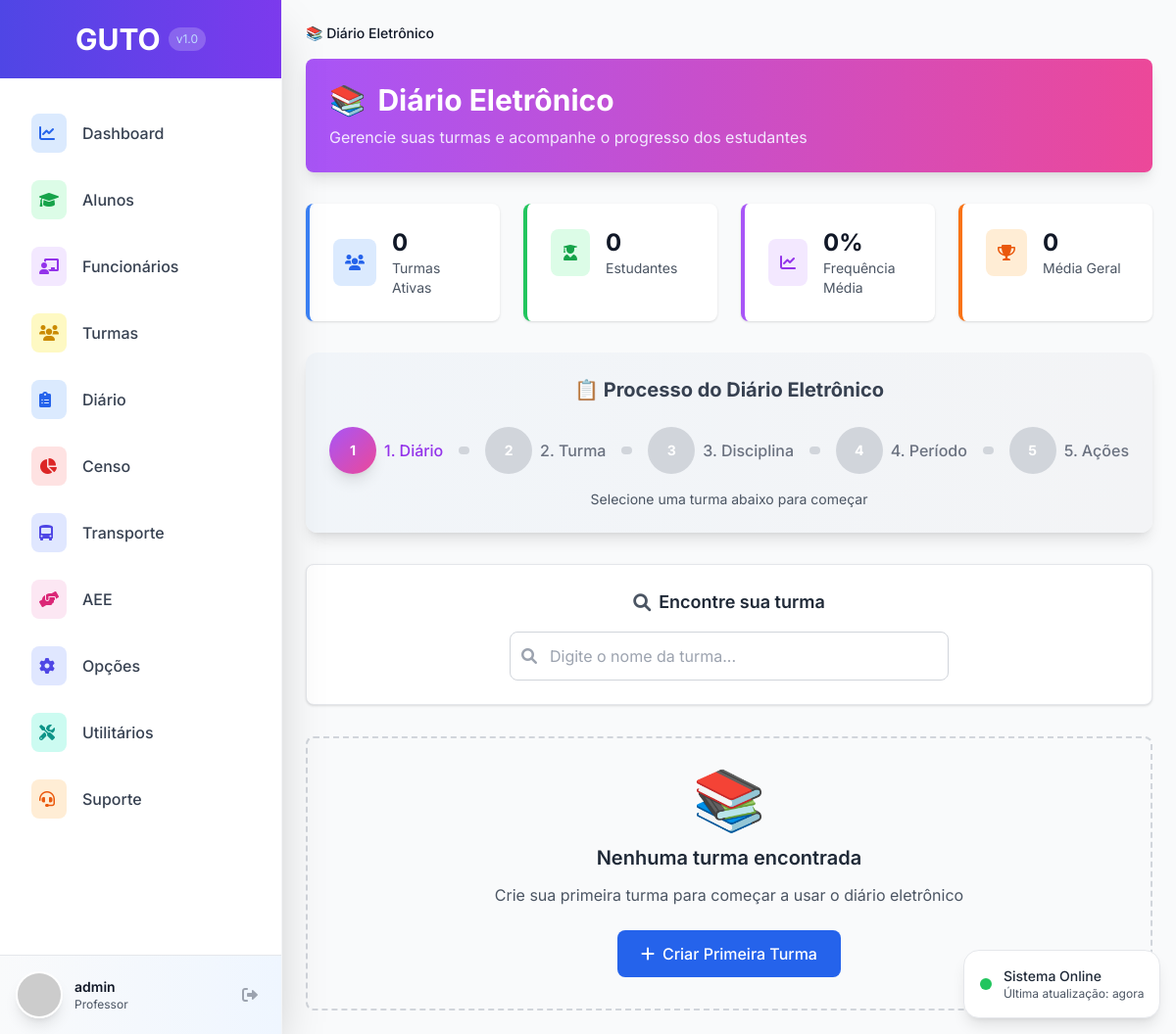
Page /turmas/diario/home/ (signed in) on the earlier database version.
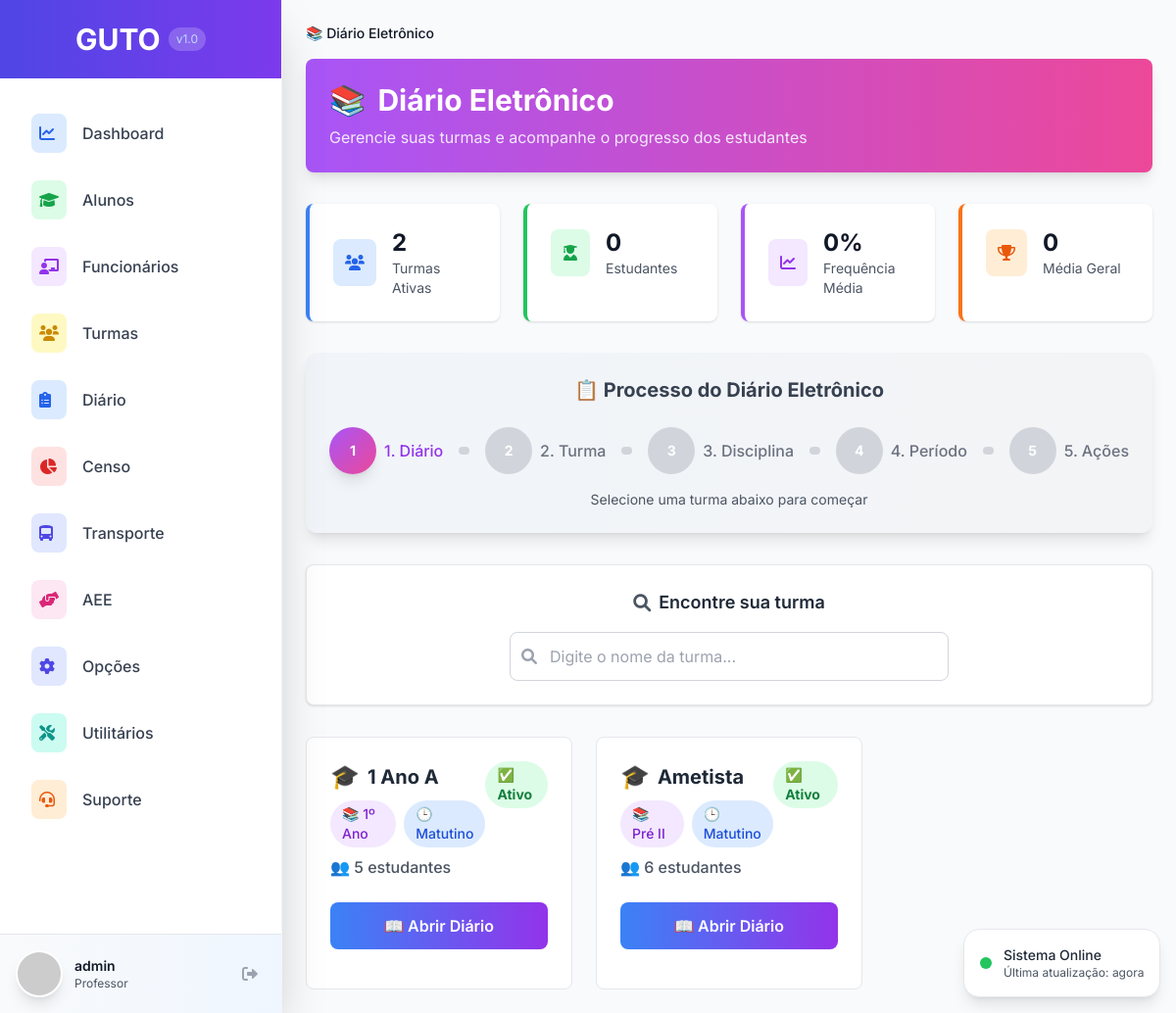
Same page on the later database version.
### turma/models.py (models this page shows, shortened)
class Turma(models.Model):
    TIPO_ENSINO_CHOICES = [
        ('EDUCACAO_INFANTIL', 'Educação Infantil'),
        ('ENSINO_FUNDAMENTAL_I', 'Ensino Fundamental I'),
        ('ENSINO_FUNDAMENTAL_II', 'Ensino Fundamental II'),
        ('ENSINO_MEDIO', 'Ensino Médio'),
    ]
    ANO_SERIE_CHOICES = [
        ('BERÇARIO', 'Berçário'),
        ('MATERNAL_I', 'Maternal I'),
        ('MATERNAL_II', 'Maternal II'),
        ('PRE_I', 'Pré I'),
        ('PRE_II', 'Pré II'),
        ('1_ANO', '1º Ano'),
        ('2_ANO', '2º Ano'),
        ('3_ANO', '3º Ano'),
        ('4_ANO', '4º Ano'),
        ('5_ANO', '5º Ano'),
        ('6_ANO', '6º Ano'),
        ('7_ANO', '7º Ano'),
        ('8_ANO', '8º Ano'),
        ('9_ANO', '9º Ano'),
        ('1_ANO_EM', '1º Ano'),
        ('2_ANO_EM', '2º Ano'),
        ('3_ANO_EM', '3º Ano'),
    ]
    TURNO_CHOICES = [
        ('MATUTINO', 'Matutino'),
        ('VESPERTINO', 'Vespertino'),
        ('NOTURNO', 'Noturno'),
        ('INTEGRAL', 'Integral'),
    ]
    nome = models.CharField(max_length=255, verbose_name="Nome da Turma")
    periodo_letivo = models.CharField(max_length=4, default=str(date.today().year), verbose_name="Período Letivo")
    tipo_ensino = models.CharField(max_length=50, choices=TIPO_ENSINO_CHOICES, verbose_name="Tipo de Ensino")
    ano_serie = models.CharField(max_length=50, choices=ANO_SERIE_CHOICES, verbose_name="Ano/Série")
    turno = models.CharField(max_length=20, choices=TURNO_CHOICES, verbose_name="Turno")
    diario_fechado = models.BooleanField(default=False, verbose_name="Diário Fechado")
    vagas_total = models.IntegerField(default=30, verbose_name="Total de Vagas")
    data_criacao = models.DateTimeField(auto_now_add=True, verbose_name="Data de Criação", null=True, blank=True)
    usuario_criacao = models.ForeignKey(User, on_delete=models.PROTECT, verbose_name="Criado por", null=True, blank=True)
    class Meta:
        verbose_name = "Turma"
        verbose_name_plural = "Turmas"
        unique_together = ['nome', 'periodo_letivo']
        ordering = ['periodo_letivo', 'ano_serie', 'nome']
    def get_total_alunos(self):
        return self.enturmacoes.filter(ativo=True).count()

### turma/views.py (the view)
# urls.py: path('', views.diario_home, name='home'),
@login_required
def diario_home(request):
    turmas = Turma.objects.all().order_by('nome')
    context = {
        'turmas': turmas,
        'page_title': 'Diário Eletrônico'
    }
    return render(request, 'diario/diario_home.html', context)

### templates/diario/diario_home.html (shortened to what the changed rows need)
{% extends 'base.html' %}
{% block content %}
<div class="max-w-7xl mx-auto">
    <div class="mb-8">
        <div class="bg-gradient-to-r from-purple-500 to-pink-500 rounded-lg p-6 text-white shadow-lg">
            <div class="flex items-center justify-between">
                <div>
                    <h1 class="text-3xl font-bold flex items-center">
                        <span class="text-3xl mr-3">📚</span>
                        Diário Eletrônico
                    </h1>
                </div>
            </div>
        </div>
    </div>
    <div class="grid grid-cols-1 md:grid-cols-4 gap-6 mb-8">
        <div class="bg-white border-l-4 border-blue-500 rounded-lg shadow p-6">
            <div class="flex items-center">
                <div>
                    <div class="text-2xl font-bold text-gray-900">{{ turmas|length }}</div>
                    <div class="text-sm text-gray-600">Turmas Ativas</div>
                </div>
            </div>
        </div>
    </div>
    <div class="mb-8">
        <div class="bg-gradient-to-r from-slate-100 to-gray-100 rounded-xl p-6 shadow-lg">
            <h2 class="text-xl font-bold text-center text-gray-700 mb-6">
                📋 Processo do Diário Eletrônico
            </h2>
        </div>
    </div>
    <div class="grid grid-cols-1 md:grid-cols-2 lg:grid-cols-3 gap-6">
        {% for turma in turmas %}
        <div class="bg-white border border-gray-200 rounded-lg p-6 hover:shadow-lg hover:-translate-y-1 transition-all duration-200 diary-card">
            <div class="flex items-start justify-between mb-6">
                <div>
                    <h3 class="text-xl font-bold text-gray-800 mb-2 flex items-center">
                        <span class="text-2xl mr-2">🎓</span>
                        {{ turma.nome }}
                    </h3>
                    <div class="flex items-center space-x-2 text-sm">
                        <span class="bg-purple-100 text-purple-700 px-3 py-1 rounded-full font-medium">
                            📚 {{ turma.get_ano_serie_display }}
                        </span>
                        <span class="bg-blue-100 text-blue-700 px-3 py-1 rounded-full font-medium">
                            🕒 {{ turma.get_turno_display }}
                        </span>
                    </div>
                    <div class="mt-2 text-gray-600 font-medium">
                        👥 {{ turma.get_total_alunos|default:0 }} estudantes
                    </div>
                </div>
                <div class="flex items-center space-x-2">
                    {% if turma.diario_fechado %}
                        <div class="bg-red-100 text-red-700 px-3 py-1 rounded-full text-sm font-bold">
                            🔒 Fechado
                        </div>
                    {% else %}
                        <div class="bg-green-100 text-green-700 px-3 py-1 rounded-full text-sm font-bold">
                            ✅ Ativo
                        </div>
                    {% endif %}
                </div>
            </div>
            <div class="mb-4">
                <a href="{% url 'diario:turma' turma.pk %}"
                   class="block w-full text-center px-6 py-3 bg-gradient-to-r from-blue-500 to-purple-600 hover:from-blue-600 hover:to-purple-700 text-white font-semibold rounded-lg transition-all duration-200">
                    📖 Abrir Diário
                </a>
            </div>
        </div>
        {% empty %}
        <div class="col-span-full">
            <div class="bg-gray-50 border-2 border-dashed border-gray-300 rounded-lg p-8 text-center">
                <div class="text-6xl mb-4">📚</div>
                <h3 class="text-xl font-semibold text-gray-800 mb-3">Nenhuma turma encontrada</h3>
                <p class="text-gray-600 mb-6">Crie sua primeira turma para começar a usar o diário eletrônico</p>
                <a href="{% url 'turma:turmas_list' %}"
                   class="inline-flex items-center px-6 py-3 bg-blue-600 text-white rounded-lg hover:bg-blue-700 transition-colors font-medium">
                    <i class="fas fa-plus mr-2"></i>
                    Criar Primeira Turma
                </a>
            </div>
        </div>
        {% endfor %}
    </div>
</div>
{% endblock %}

Differences in the rows shown:
added Turma: nome "1 Ano A", ano_serie "1º Ano", turno "Matutino", get_total_alunos "5", diario_fechado "✅ Ativo"
added Turma: nome "Ametista", ano_serie "Pré II", turno "Matutino", get_total_alunos "6", diario_fechado "✅ Ativo"
Other differences:
{{ turmas|length }}: "0" → "2"
text no longer shown: "📚 Nenhuma turma encontrada Crie sua primeira turma para começar a usar o diário eletrônico Criar Primeira Turma"
